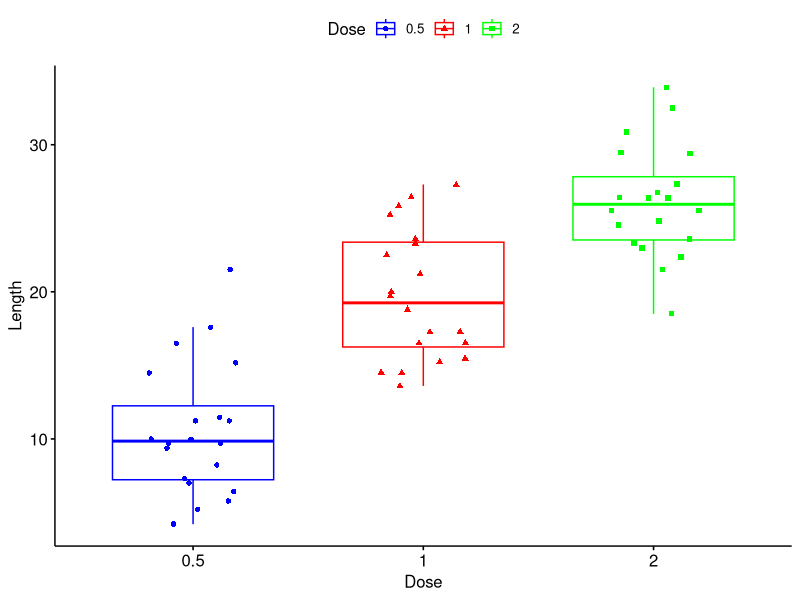
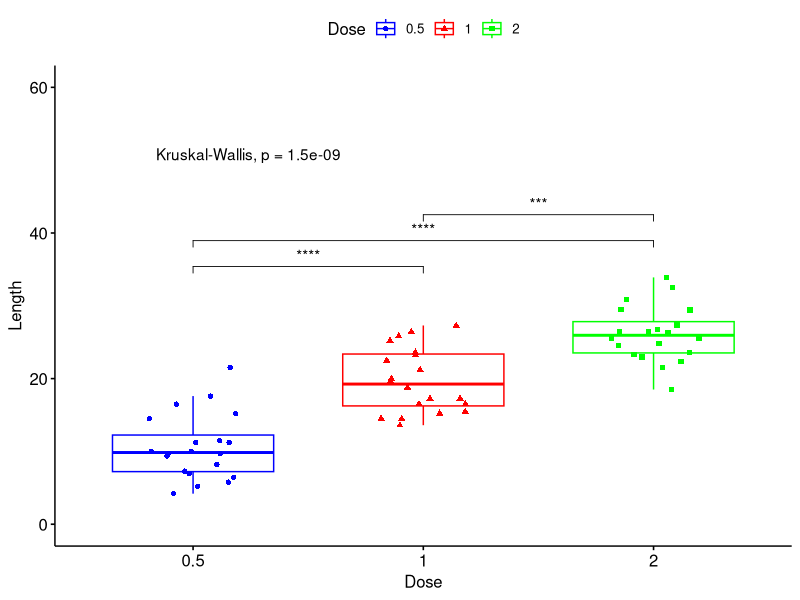
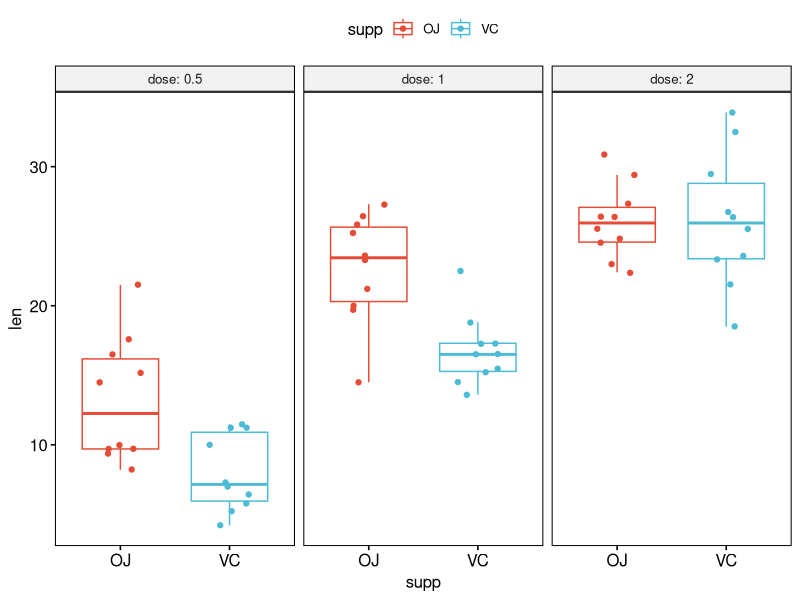
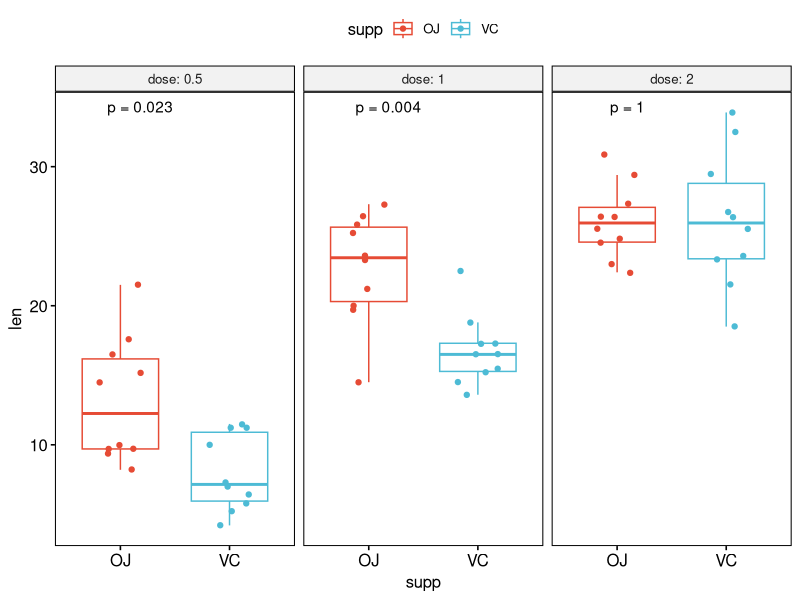

The R script that drew these images, in order:
# Library
install.packages("ggpubr")
library(tidyverse)
library(ggpubr)


# Importing a dataset
df <- ToothGrowth

# Plot

P <- ggboxplot(df, x = "dose", y = "len", color = "dose",
          add = "jitter",
          shape = "dose", xlab = "Dose",
          ylab = "Length", legend.title = "Dose",
          palette = c("Blue", "red", "green"));P

# Comparison

my_comparisons <- list(c("0.5", "1"),
                       c("0.5","2"),
                       c("1", "2"))

P + stat_compare_means(comparisons = my_comparisons,
                       label = "p.signif")+
  stat_compare_means(label.y = 50)+ylim(0,60)



p2 <- ggboxplot(ToothGrowth, x = "supp", y = "len",
                color = "supp", palette = "npg",
                add = "jitter",
                facet.by = "dose", short.panel.labs = FALSE);p2

# Use only p.format as label. Remove method name.
p2 <- p2 + stat_compare_means(
  aes(label = paste0("p = ", ..p.format..))
);p2



